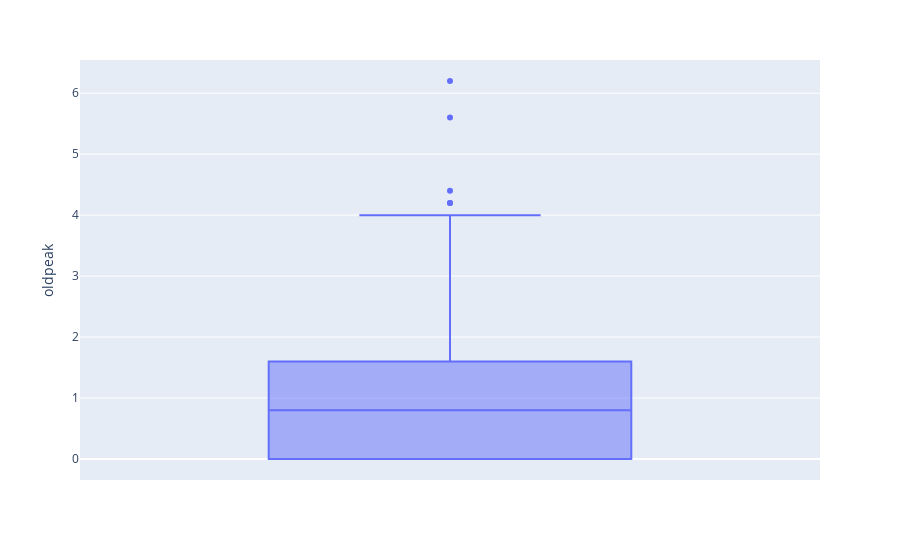

Notebook cell for this chart:
### Code cell
fig = px.box(subset, y='oldpeak')
fig.show()

### Figure 1 — Plotly figure (JSON) as saved in the notebook; plotly's stock layout.template omitted (floating-point values rounded to 4 significant figures; data arrays with more than 128 entries replaced by an {"elided": "..."} marker saying what was removed)
{"data": [{"alignmentgroup": "True", "hovertemplate": "oldpeak=%{y}<extra></extra>", "legendgroup": "", "marker": {"color": "#636efa"}, "name": "", "notched": false, "offsetgroup": "", "orientation": "v", "showlegend": false, "type": "box", "x0": " ", "xaxis": "x", "y": {"elided": "302 float values"}, "y0": " ", "yaxis": "y"}], "layout": {"boxmode": "group", "legend": {"tracegroupgap": 0}, "margin": {"t": 60}, "xaxis": {"anchor": "y", "domain": [0, 1]}, "yaxis": {"anchor": "x", "domain": [0, 1], "title": {"text": "oldpeak"}}}}
